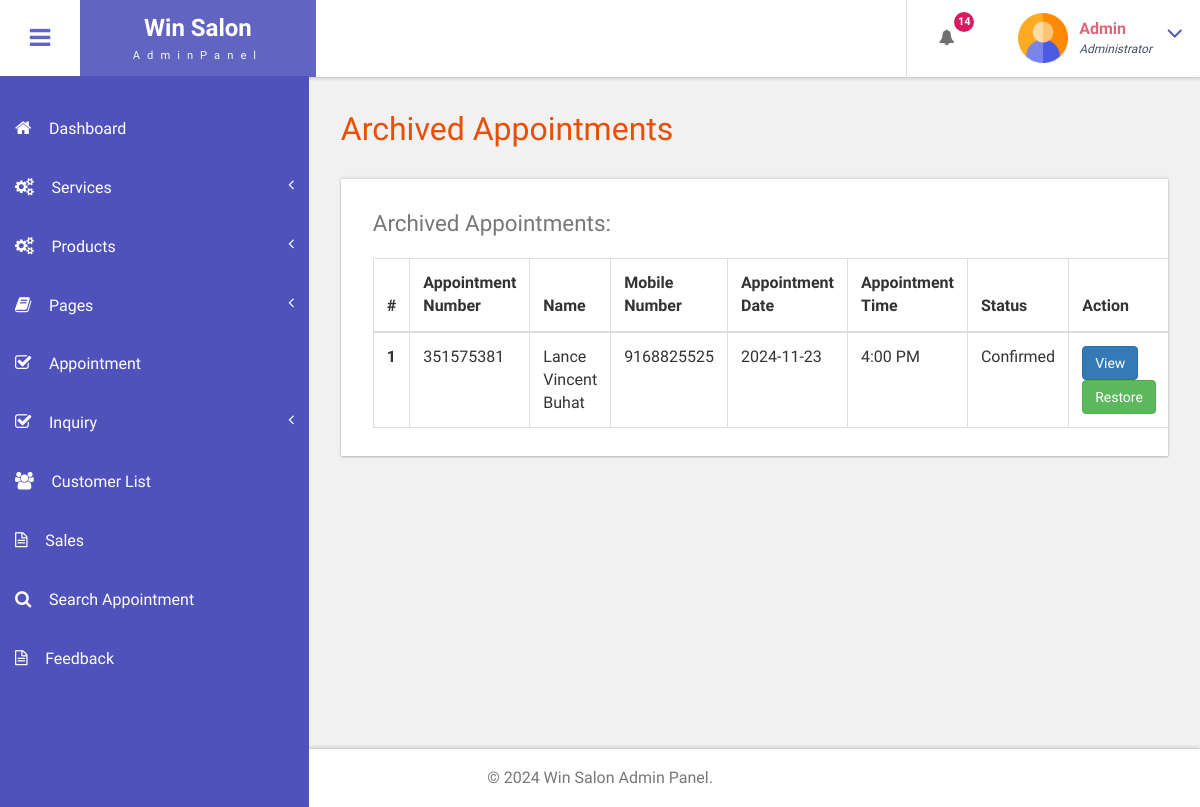
Before: /bfs/admin/archived-appointments.php (signed in) with the older database file.
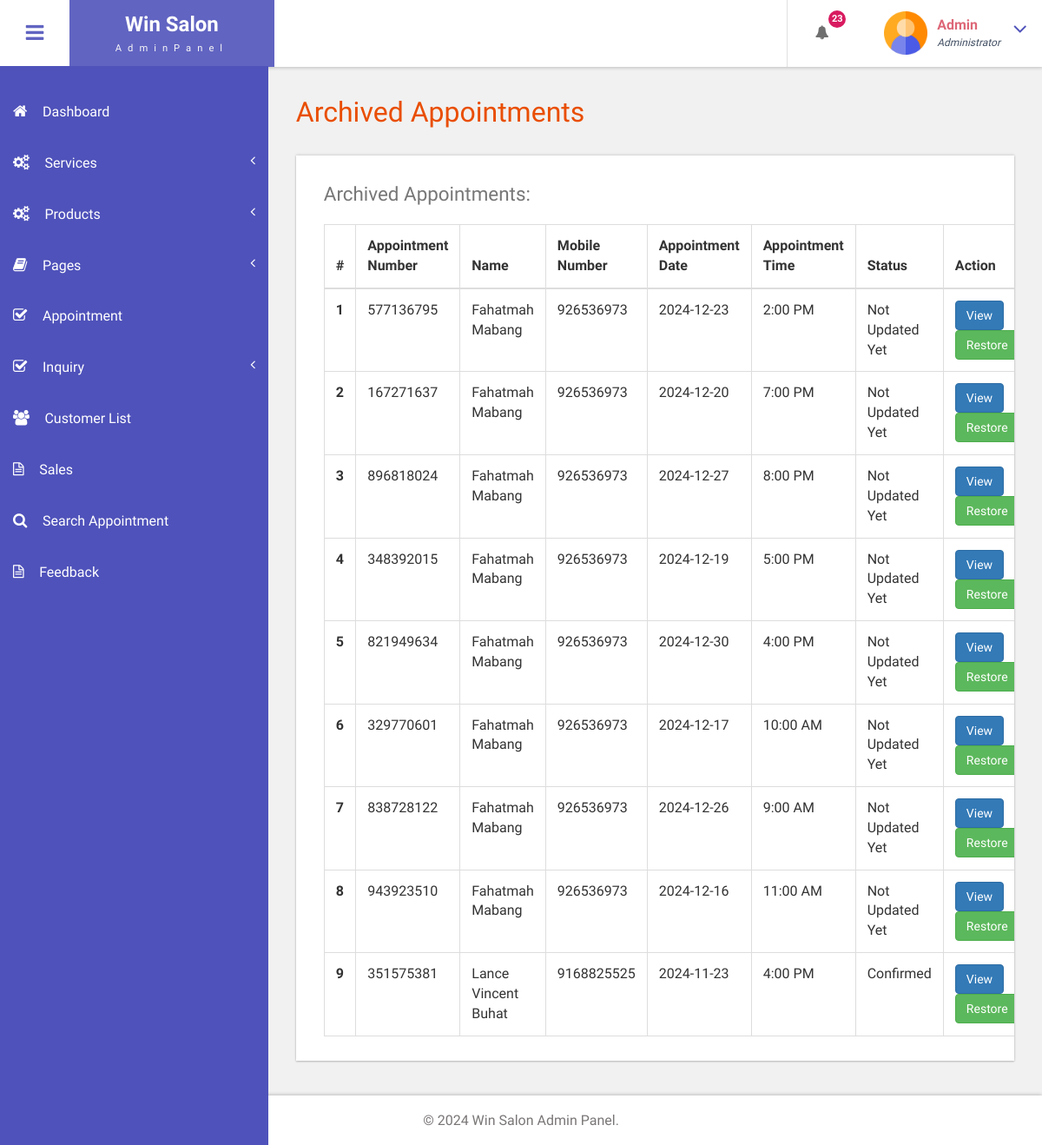
After: the same page with the newer database file.
### tables this page shows
CREATE TABLE `tblbook` (
  `ID` int(10) NOT NULL,
  `UserID` int(10) DEFAULT NULL,
  `AptNumber` int(10) DEFAULT NULL,
  `AptDate` date DEFAULT NULL,
  `AptTime` time DEFAULT NULL,
  `Service` varchar(255) NOT NULL,
  `Message` mediumtext DEFAULT NULL,
  `BookingDate` timestamp NULL DEFAULT current_timestamp(),
  `Remark` varchar(250) DEFAULT NULL,
  `Status` varchar(250) DEFAULT NULL,
  `RemarkDate` timestamp NULL DEFAULT NULL ON UPDATE current_timestamp(),
  `Service_Total_Price` decimal(10,2) DEFAULT 0.00,
  `deleted_at` datetime DEFAULT NULL
);

CREATE TABLE `tbluser` (
  `ID` int(10) NOT NULL,
  `FirstName` varchar(120) DEFAULT NULL,
  `LastName` varchar(250) DEFAULT NULL,
  `MobileNumber` bigint(10) DEFAULT NULL,
  `Email` varchar(120) DEFAULT NULL,
  `Password` varchar(120) DEFAULT NULL,
  `account_activation_hash` varchar(64) DEFAULT NULL,
  `RegDate` timestamp NULL DEFAULT current_timestamp()
);

### bfs/admin/archived-appointments.php (the view, shortened to what this page needs)
<?php
include('includes/dbconnection.php');
if (strlen($_SESSION['bpmsaid'] == 0)) {
    header('location:logout.php');
} else {
?>
<!DOCTYPE HTML>
<html>
<head>
    <link href="css/bootstrap.css" rel='stylesheet' type='text/css' />
    <link href="css/style.css" rel='stylesheet' type='text/css' />
    <link href="css/font-awesome.css" rel="stylesheet">
    <link href="css/animate.css" rel="stylesheet" type="text/css" media="all">
    <link href="css/custom.css" rel="stylesheet">
</head>
<body class="cbp-spmenu-push">
    <div class="main-content">
        <?php include_once('includes/sidebar.php'); ?>
        <?php include_once('includes/header.php'); ?>
        <div id="page-wrapper">
            <div class="main-page">
                <div class="tables">
                    <h3 class="title1">Archived Appointments</h3>
                    <div class="table-responsive bs-example widget-shadow">
                        <h4>Archived Appointments:</h4>
                        <table class="table table-bordered">
                            <thead>
                                <tr>
                                    <th>#</th>
                                    <th>Appointment Number</th>
                                    <th>Name</th>
                                    <th>Mobile Number</th>
                                    <th>Appointment Date</th>
                                    <th>Appointment Time</th>
                                    <th>Status</th>
                                    <th>Action</th>
                                </tr>
                            </thead>
                            <tbody>
                            <?php
                            $ret = mysqli_query($con, "SELECT tbluser.FirstName, tbluser.LastName, tbluser.Email, tbluser.MobileNumber, tblbook.ID as bid, tblbook.AptNumber, tblbook.AptDate, tblbook.AptTime, tblbook.Message, tblbook.BookingDate, tblbook.Status
                                                       FROM tblbook
                                                       JOIN tbluser ON tbluser.ID = tblbook.UserID
                                                       WHERE tblbook.deleted_at IS NOT NULL
                                                       AND tblbook.deleted_at >= NOW() - INTERVAL 30 DAY
                                                       ORDER BY tblbook.BookingDate DESC, tblbook.ID DESC");
                            $cnt = 1;
                            while ($row = mysqli_fetch_array($ret)) {
                            ?>
                            <tr>
                                <th scope="row"><?php echo $cnt; ?></th>
                                <td><?php echo $row['AptNumber']; ?></td>
                                <td><?php echo $row['FirstName'] . " " . $row['LastName']; ?></td>
                                <td><?php echo $row['MobileNumber']; ?></td>
                                <td><?php echo $row['AptDate']; ?></td>
                                <td><?php echo date("g:i A", strtotime($row['AptTime'])); ?></td>
                                <td><?php echo $row['Status'] ? $row['Status'] : "Not Updated Yet"; ?></td>
                                <td>
                                    <a href="view-appointment.php?viewid=<?php echo $row['bid']; ?>" class="btn btn-primary">View</a>
                                    <a href="archived-appointments.php?restoreid=<?php echo $row['bid']; ?>" class="btn btn-success" onClick="return confirm('Are you sure you want to restore this appointment?')">Restore</a>
                                </td>
                            </tr>
                            <?php
                            $cnt++;
                            } ?>
                            </tbody>
                        </table>
                    </div>
                </div>
            </div>
        </div>
        <?php include_once('includes/footer.php'); ?>
    </div>
</body>
</html>
<?php } ?>

### bfs/admin/includes/sidebar.php (shortened to what this page needs)
<div class=" sidebar" role="navigation">
          <div class="navbar-collapse">
      <nav class="cbp-spmenu cbp-spmenu-vertical cbp-spmenu-left" id="cbp-spmenu-s1">
        <ul class="nav" id="side-menu">
          <li>
            <a href="dashboard.php"><i class="fa fa-home nav_icon"></i>Dashboard</a>
          </li>
          <li>
            <a href="add-services.php"><i class="fa fa-cogs nav_icon"></i>Services<span class="fa arrow"></span> </a>
          </li>
          <li>
            <a href="add-services.php"><i class="fa fa-cogs nav_icon"></i>Products<span class="fa arrow"></span> </a>
          </li>
          <li class="">
            <a href="about-us.php"><i class="fa fa-book nav_icon"></i>Pages <span class="fa arrow"></span></a>
          </li>
          <li>
            <a href="all-appointment.php"><i class="fa fa-check-square-o nav_icon"></i>Appointment</a>
          </li>
         <li>
            <a href="readenq.php"><i class="fa fa-check-square-o nav_icon"></i>Inquiry<span class="fa arrow"></span></a>
          </li>
           <li>
            <a href="customer-list.php" class="chart-nav"><i class="fa fa-users nav_icon"></i>Customer List</a>
          </li>
          <li>
            <a href="invoices.php" class="chart-nav"><i class="fa fa-file-text-o nav_icon"></i>Sales</a>
          </li>
          <li>
            <a href="search-appointment.php" class="chart-nav"><i class="fa fa-search nav_icon"></i>Search Appointment</a>
          </li>
          <li>
            <a href="feedbacks.php" class="chart-nav"><i class="fa fa-file-text-o nav_icon"></i>Feedback</a>
          </li>
        </ul>
      </nav>
    </div>
  </div>

### bfs/admin/includes/header.php (shortened to what this page needs)
<div class="sticky-header header-section ">
      <div class="header-left">
        <button id="showLeftPush"><i class="fa fa-bars"></i></button>
        <div class="logo">
          <a href="index.html">
            <h1>Win Salon</h1>
            <span>AdminPanel</span>
          </a>
        </div>
      </div>
      <div class="header-right">
        <div class="profile_details_left">
          <ul class="nofitications-dropdown">
            <?php
            $ret1 = mysqli_query($con, "SELECT tbluser.FirstName, tbluser.LastName, tblbook.ID as bid, tblbook.AptNumber
                            FROM tblbook
                            JOIN tbluser ON tbluser.ID = tblbook.UserID
                            WHERE tblbook.Status IS NULL
                            ORDER BY tblbook.ID DESC");
            $num = mysqli_num_rows($ret1);
            ?>
            <li class="dropdown head-dpdn">
              <a href="#" class="dropdown-toggle" data-toggle="dropdown" aria-expanded="false"><i class="fa fa-bell"></i><span class="badge blue"><?php echo $num;?></span></a>
            </li>
          </ul>
          <div class="clearfix"> </div>
        </div>
        <div class="profile_details">
        <?php
$adid=$_SESSION['bpmsaid'];
$ret=mysqli_query($con,"select AdminName from tbladmin where ID='$adid'");
$row=mysqli_fetch_array($ret);
$name=$row['AdminName'];
?>
          <ul>
            <li class="dropdown profile_details_drop">
              <a href="#" class="dropdown-toggle" data-toggle="dropdown" aria-expanded="false">
                <div class="profile_img">
                  <span class="prfil-img"><img src="images/admin.png" alt="" width="50" height="50"> </span>
                  <div class="user-name">
                    <p><?php echo $name; ?></p>
                    <span>Administrator</span>
                  </div>
                  <i class="fa fa-angle-down lnr"></i>
                  <div class="clearfix"></div>
                </div>
              </a>
            </li>
          </ul>
        </div>
      </div>
      <div class="clearfix"> </div>
    </div>

### bfs/admin/includes/footer.php
<div class="footer">
   <p>&copy; 2024 Win Salon Admin Panel.</p>
</div>

### bfs/admin/css/custom.css (style rules this page uses)
#page-wrapper { padding:7em 2em 2.5em; background-color: #F1F1F1; }
.sidebar .arrow { float: right; }
.sidebar .fa.arrow:before { content: "\f104"; }

Changed rows visible on the page:
added tblbook: AptNumber "577136795", UserID.FirstName "Fahatmah", UserID.LastName "Mabang", UserID.MobileNumber "926536973", AptDate "2024-12-23", AptTime "2:00 PM", shows "Not Updated Yet"
added tblbook: AptNumber "167271637", UserID.FirstName "Fahatmah", UserID.LastName "Mabang", UserID.MobileNumber "926536973", AptDate "2024-12-20", AptTime "7:00 PM", shows "Not Updated Yet"
added tblbook: AptNumber "896818024", UserID.FirstName "Fahatmah", UserID.LastName "Mabang", UserID.MobileNumber "926536973", AptDate "2024-12-27", AptTime "8:00 PM", shows "Not Updated Yet"
added tblbook: AptNumber "348392015", UserID.FirstName "Fahatmah", UserID.LastName "Mabang", UserID.MobileNumber "926536973", AptDate "2024-12-19", AptTime "5:00 PM", shows "Not Updated Yet"
added tblbook: AptNumber "821949634", UserID.FirstName "Fahatmah", UserID.LastName "Mabang", UserID.MobileNumber "926536973", AptDate "2024-12-30", AptTime "4:00 PM", shows "Not Updated Yet"
added tblbook: AptNumber "329770601", UserID.FirstName "Fahatmah", UserID.LastName "Mabang", UserID.MobileNumber "926536973", AptDate "2024-12-17", AptTime "10:00 AM", shows "Not Updated Yet"
added tblbook: AptNumber "838728122", UserID.FirstName "Fahatmah", UserID.LastName "Mabang", UserID.MobileNumber "926536973", AptDate "2024-12-26", AptTime "9:00 AM", shows "Not Updated Yet"
added tblbook: AptNumber "943923510", UserID.FirstName "Fahatmah", UserID.LastName "Mabang", UserID.MobileNumber "926536973", AptDate "2024-12-16", AptTime "11:00 AM", shows "Not Updated Yet"
Other visible differences:
$num: "14" → "23"
